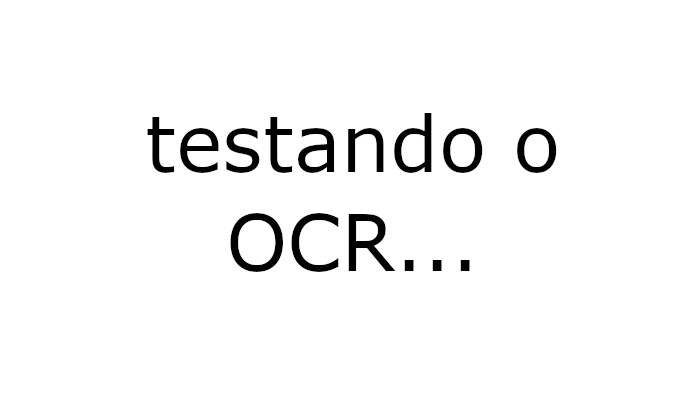
#> input picture content/Imagens/teste01.jpg, 700 x 400 px
$ jupyter execute --allow-errors OCR_Tesseract.ipynb   (shell and % lines are left out)
#> lines starting #> are read from the running program, lines starting #| are printed output that depends on the picture
<a href="https://colab.research.google.com/github/ejs94/ocr-examples/blob/main/OCR_Tesseract.ipynb" target="_parent"></a>

# OCR com Python e Tesseract

# Reconhecimento de texto em imagens

## Instalando o Tesseract

Documentação: https://pypi.org/project/pytesseract/

## Importando as bibliotecas

[cell 1]
import pytesseract
import numpy as np
import cv2 # OpenCV
from IPython import display

[cell 2]
# Use this if tesseract is not in PATH
# Path to acess tesseract x64 API in Windows
#pytesseract.pytesseract.tesseract_cmd = "C:\\Program Files\\Tesseract-OCR\\tesseract.exe"

[cell 3]
import matplotlib.pyplot as plt

## Leitura da imagem

[cell 4]
img = cv2.imread('./content/Imagens/teste01.jpg') # Format BGR
#> img is the input picture: shape (400, 700, 3); min 0, max 255, mean 246.2
rgb = cv2.cvtColor(img, cv2.COLOR_BGR2RGB) # Convert to RGB
plt.imshow(rgb)
#> (this line was passed over: IPython is not available in this run)
plt.axis('off')
#> (this line was passed over: IPython is not available in this run)

#> (a cell that did not finish here is left out)

#> (a cell that did not finish here is left out)

## Suporte para caracteres e símbolos de outros idiomas

[cell 7]
gbr = cv2.imread('./content/Imagens/teste02.jpg')
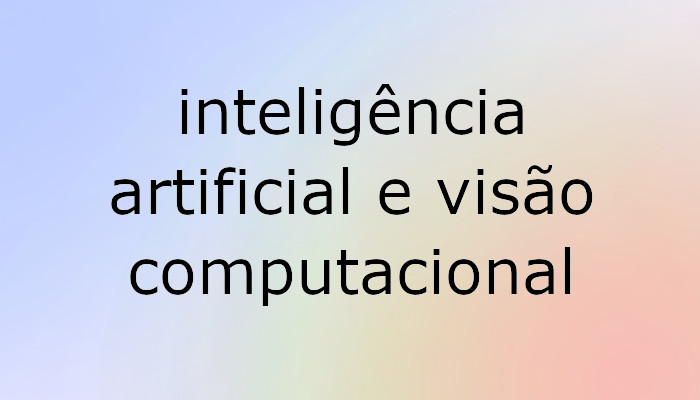
#> input picture content/Imagens/teste02.jpg, 700 x 400 px
#> gbr is the input picture: shape (400, 700, 3); mean B, G, R 212, 204.9, 207.8
plt.imshow(gbr)
#> (this line was passed over: IPython is not available in this run)
plt.axis('off')
#> (this line was passed over: IPython is not available in this run)

[cell 8]
img = cv2.imread('./content/Imagens/teste02.jpg')
rgb = cv2.cvtColor(img, cv2.COLOR_BGR2RGB)
plt.imshow(rgb)
#> (this line was passed over: IPython is not available in this run)
plt.axis('off')
#> (this line was passed over: IPython is not available in this run)

#> (a cell that did not finish here is left out)

[cell 10]
#Check for installed language
#!tesseract --list-langs

#> (a cell that did not finish here is left out)

*Aviso: em setembro de 2021 o link para baixar o **por.traineddata** sofreu uma pequena alteração [ para mais explicações consulte a aula "Resolvendo problema relacionado ao pacote de idiomas" ]*

Portanto, o link final ficou: https://github.com/tesseract-ocr/tessdata/blob/main/por.traineddata?raw=true (segue abaixo o comando completo)

[cell 12]
# Download trained languages from official github
#!wget -O ./tessdata/por.traineddata https://github.com/tesseract-ocr/tessdata/blob/main/por.traineddata?raw=true

[cell 13]
config_tesseract = '--tessdata-dir content/tessdata' # Using a local file with trained language
#> (the rest of this cell did not finish here and is left out)

[cell 14]
# To download english trained model to local tessdata
#!wget -O ./tessdata/eng.traineddata https://github.com/tesseract-ocr/tessdata/blob/main/eng.traineddata?raw=true
#!ls tessdata/

## Parâmetros

### Page segmentation modes (PSM)

[cell 15]
img = cv2.imread('./content/Imagens/trecho-livro.jpg')
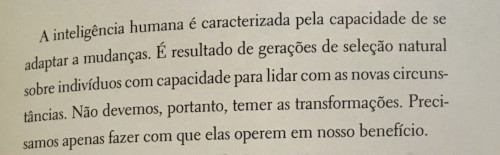
#> input picture content/Imagens/trecho-livro.jpg, 500 x 155 px
#> img is the input picture: shape (155, 500, 3); mean B, G, R 162.2, 177.8, 183.6
rgb = cv2.cvtColor(img, cv2.COLOR_BGR2RGB)
#> rgb: shape (155, 500, 3)
plt.imshow(rgb)
#> (this line was passed over: IPython is not available in this run)
plt.axis('off')
